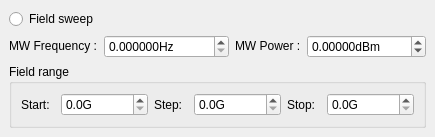
  <widget class="QDockWidget" name="fieldsweep_eproc_control_DockWidget">
   <property name="windowTitle">
    <string>Field sweep parameters</string>
   </property>
   <attribute name="dockWidgetArea">
    <number>4</number>
   </attribute>
   <widget class="QWidget" name="dockWidgetContents_6">
    <layout class="QGridLayout" name="gridLayout_5">
     <item row="2" column="0" colspan="4">
      <widget class="QGroupBox" name="groupBox_2">
       <property name="title">
        <string>Field range</string>
       </property>
       <layout class="QGridLayout" name="gridLayout_3">
        <item row="0" column="0">
         <widget class="QLabel" name="label_4">
          <property name="text">
           <string>Start:</string>
          </property>
         </widget>
        </item>
        <item row="0" column="1">
         <widget class="QDoubleSpinBox" name="fs_start_DoubleSpinBox">
          <property name="sizePolicy">
           <sizepolicy hsizetype="Minimum" vsizetype="Fixed">
            <horstretch>0</horstretch>
            <verstretch>0</verstretch>
           </sizepolicy>
          </property>
          <property name="suffix">
           <string>G</string>
          </property>
          <property name="decimals">
           <number>1</number>
          </property>
          <property name="maximum">
           <double>1000000000.000000000000000</double>
          </property>
          <property name="singleStep">
           <double>0.010000000000000</double>
          </property>
         </widget>
        </item>
        <item row="0" column="2">
         <widget class="QLabel" name="label_29">
          <property name="text">
           <string>Step:</string>
          </property>
         </widget>
        </item>
        <item row="0" column="3">
         <widget class="QDoubleSpinBox" name="fs_step_DoubleSpinBox">
          <property name="sizePolicy">
           <sizepolicy hsizetype="Minimum" vsizetype="Fixed">
            <horstretch>0</horstretch>
            <verstretch>0</verstretch>
           </sizepolicy>
          </property>
          <property name="suffix">
           <string>G</string>
          </property>
          <property name="decimals">
           <number>1</number>
          </property>
          <property name="maximum">
           <double>1000000000.000000000000000</double>
          </property>
          <property name="singleStep">
           <double>0.010000000000000</double>
          </property>
         </widget>
        </item>
        <item row="0" column="4">
         <widget class="QLabel" name="label_30">
          <property name="text">
           <string>Stop:</string>
          </property>
         </widget>
        </item>
        <item row="0" column="5">
         <widget class="QDoubleSpinBox" name="fs_stop_DoubleSpinBox">
          <property name="sizePolicy">
           <sizepolicy hsizetype="Minimum" vsizetype="Fixed">
            <horstretch>0</horstretch>
            <verstretch>0</verstretch>
           </sizepolicy>
          </property>
          <property name="suffix">
           <string>G</string>
          </property>
          <property name="decimals">
           <number>1</number>
          </property>
          <property name="maximum">
           <double>1000000000.000000000000000</double>
          </property>
          <property name="singleStep">
           <double>0.010000000000000</double>
          </property>
         </widget>
        </item>
       </layout>
      </widget>
     </item>
     <item row="1" column="0">
      <widget class="QLabel" name="label">
       <property name="sizePolicy">
        <sizepolicy hsizetype="Minimum" vsizetype="Fixed">
         <horstretch>0</horstretch>
         <verstretch>0</verstretch>
        </sizepolicy>
       </property>
       <property name="text">
        <string>MW Frequency :</string>
       </property>
      </widget>
     </item>
     <item row="1" column="1">
      <widget class="ScienDSpinBox" name="fs_mw_frequency_DoubleSpinBox">
       <property name="sizePolicy">
        <sizepolicy hsizetype="Minimum" vsizetype="Fixed">
         <horstretch>0</horstretch>
         <verstretch>0</verstretch>
        </sizepolicy>
       </property>
       <property name="suffix">
        <string>Hz</string>
       </property>
       <property name="decimals">
        <number>6</number>
       </property>
       <property name="maximum">
        <double>1000000000.000000000000000</double>
       </property>
       <property name="singleStep">
        <double>0.010000000000000</double>
       </property>
      </widget>
     </item>
     <item row="1" column="3">
      <widget class="ScienDSpinBox" name="fs_mw_power_DoubleSpinBox">
       <property name="sizePolicy">
        <sizepolicy hsizetype="Minimum" vsizetype="Fixed">
         <horstretch>0</horstretch>
         <verstretch>0</verstretch>
        </sizepolicy>
       </property>
       <property name="suffix">
        <string>dBm</string>
       </property>
       <property name="decimals">
        <number>5</number>
       </property>
       <property name="minimum">
        <double>-1000.000000000000000</double>
       </property>
       <property name="maximum">
        <double>100.000000000000000</double>
       </property>
      </widget>
     </item>
     <item row="1" column="2">
      <widget class="QLabel" name="label_6">
       <property name="sizePolicy">
        <sizepolicy hsizetype="Minimum" vsizetype="Fixed">
         <horstretch>0</horstretch>
         <verstretch>0</verstretch>
        </sizepolicy>
       </property>
       <property name="text">
        <string>MW Power :</string>
       </property>
      </widget>
     </item>
     <item row="0" column="0">
      <widget class="QRadioButton" name="fs_RadioButton">
       <property name="text">
        <string>Field sweep</string>
       </property>
       <property name="autoExclusive">
        <bool>true</bool>
       </property>
       <attribute name="buttonGroup">
        <string notr="true">buttonGroup</string>
       </attribute>
      </widget>
     </item>
    </layout>
   </widget>
  </widget>
